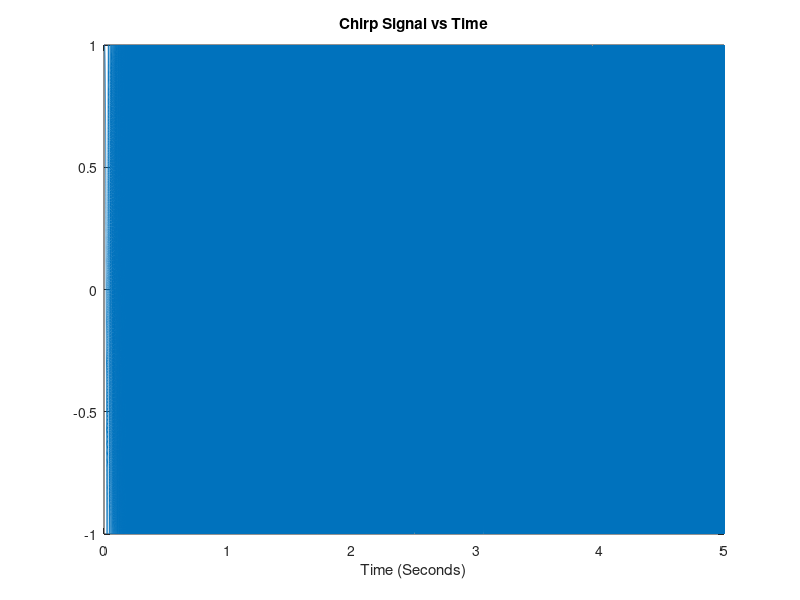

This chart was generated by the following MATLAB code: (Note: this script raises an error after producing the figure.)
function [] = CHIRP()
Fs = 44100;                  % samples per second

% Create time signal
t0 = 0;                      % second
t1 = 5;                      % second
t = t0:1/Fs:t1;

% Create swept sine
f0 = 0;                      % Hz
f1 = 8000;                   % second
method = 'linear';
x = chirp(t, f0, t1, f1, method); 

% Plot the signal vs time
figure;
plot(t,x);
xlabel('Time (Seconds)');
title('Chirp Signal vs Time');
plotSpec(x, Fs, 'Chirp Signal vs Time');
sound(x,Fs);
   
% Saving to WAV file
audiowrite('TeamNg_chirp.wav', x, Fs);
end